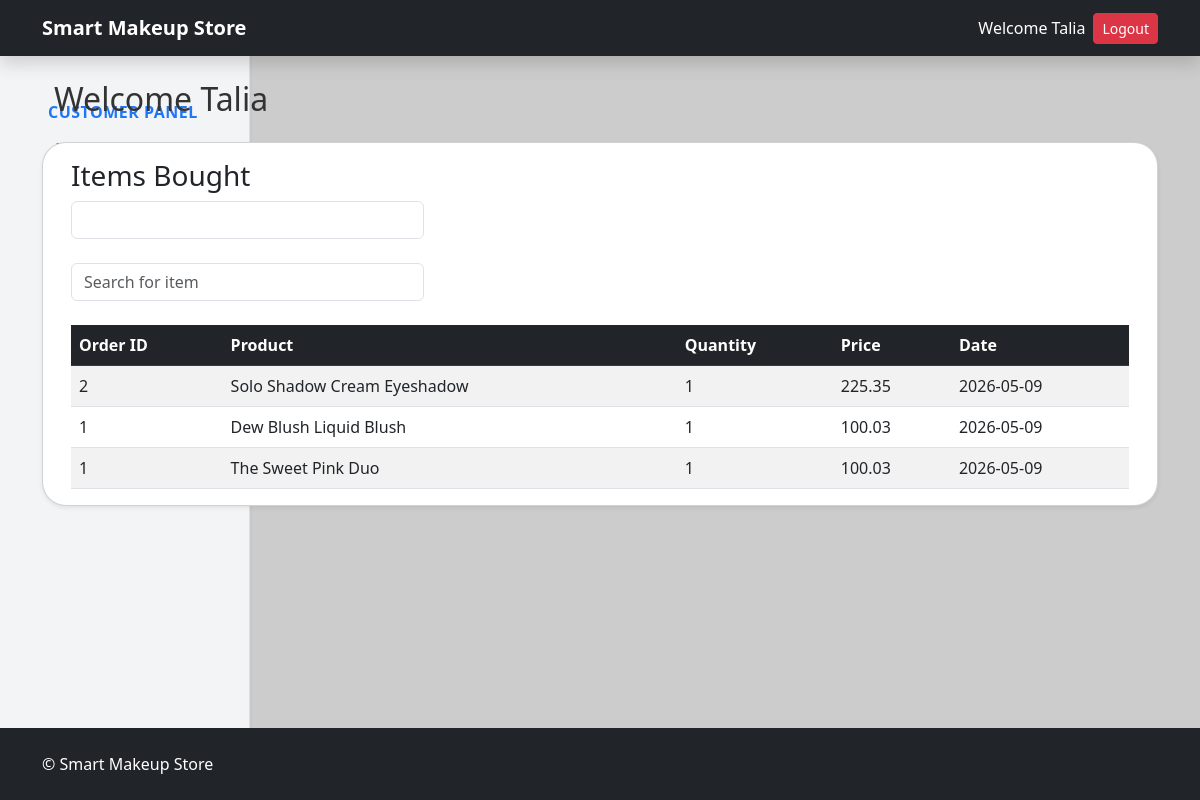
The app's page /customers/my-profile/ (signed in), older data.
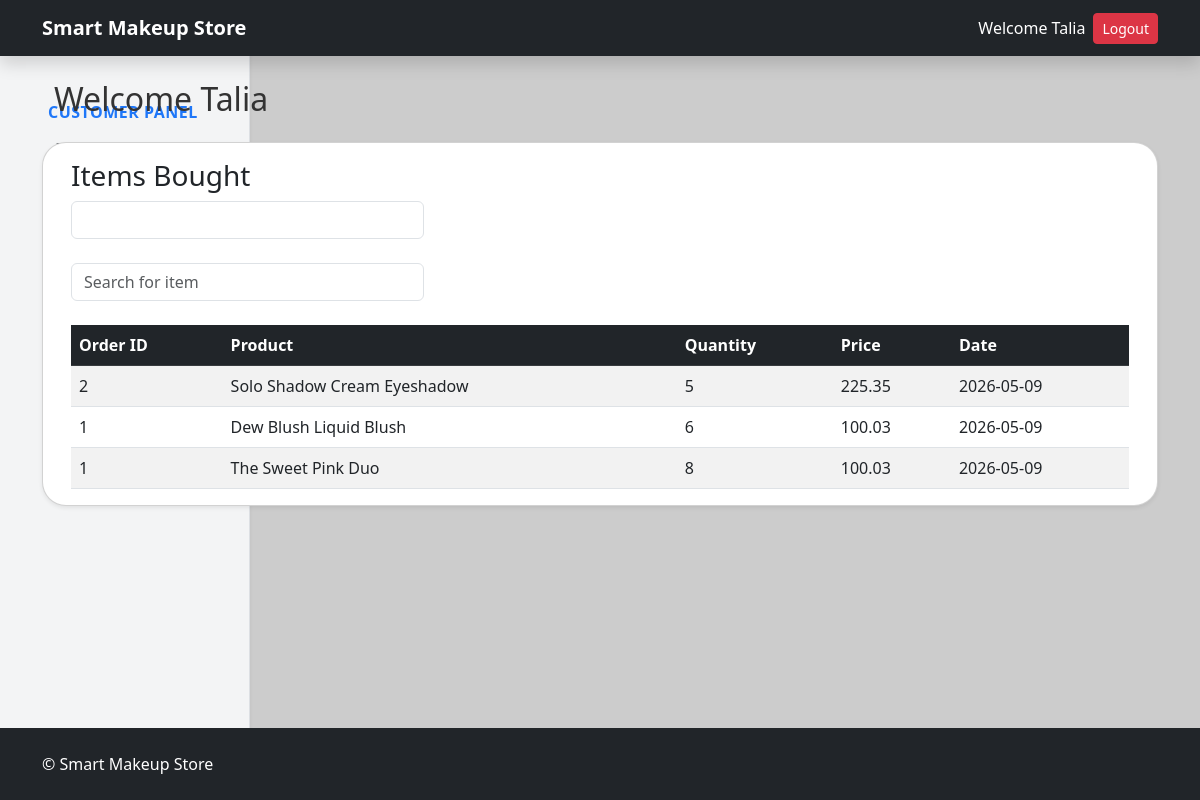
The same page, newer data.
### tables this page shows
CREATE TABLE order_products (
            order_product_id INTEGER PRIMARY KEY AUTOINCREMENT,
            order_id INTEGER NOT NULL,
            product_id INTEGER NOT NULL,
            order_product_quantity INTEGER NOT NULL,
            order_product_unit_price REAL DEFAULT NULL,
            FOREIGN KEY(order_id) REFERENCES orders(order_id),
            FOREIGN KEY(product_id) REFERENCES products(product_id)
        );

CREATE TABLE orders (
            order_id INTEGER PRIMARY KEY AUTOINCREMENT,
            user_id INTEGER,
            order_total REAL NOT NULL,
            payment_method TEXT,
            order_status TEXT DEFAULT 'PENDING',
            order_created_at DATETIME DEFAULT CURRENT_TIMESTAMP, customer_email TEXT,
            FOREIGN KEY(user_id) REFERENCES users(user_id)
        );

CREATE TABLE products (
            product_id INTEGER PRIMARY KEY AUTOINCREMENT,
            category_id INTEGER DEFAULT NULL,
            product_name TEXT NOT NULL,
            product_description TEXT DEFAULT NULL,
            product_price REAL NOT NULL,
            product_company TEXT,
            product_stock_quantity INTEGER DEFAULT 0,
            product_created_at DATETIME DEFAULT CURRENT_TIMESTAMP,
            product_updated_at DATETIME,
            FOREIGN KEY(category_id) REFERENCES categories(category_id)
        );

### routes/store.py (the view)
@app.route('/customers/my-profile/')
def customersDashboard():
    storeDb = db.getDB()
    rows = storeDb.execute('''
        SELECT o.order_id, o.order_status, o.payment_method, o.order_total,
               DATE(o.order_created_at) as date,
               p.product_name, p.product_price, op.order_product_quantity
        FROM orders o
        LEFT JOIN order_products op ON op.order_id = o.order_id
        LEFT JOIN products p ON op.product_id = p.product_id
        WHERE o.user_id = ?
        ORDER BY o.order_created_at DESC
    ''', (session['user_id'],)).fetchall()
    storeDb.close()
    return render_template('customerDashboard.html', user_orders= rows )

### models/database.py (called while the page is built)
def getDB():
    conn = sqlite3.connect('store.db', check_same_thread=False)
    conn.row_factory = sqlite3.Row
    return conn

### templates/customerDashboard.html
{% extends "base.html" %} {% block content %}
<div class="container-fluid">
  <div class="row">
    {% include "customerSidebar.html" with context %}
    <div
      class="col-md-9 l-4 col-lg-10"
      data-bs-spy="scroll"
      data-bs-target="#navbar-example3"
      data-bs-offset="100"
      tabindex="0"
    >
      <h2 class="mb-4">Welcome {{session['user_first_name']}}</h2>
    </div>
    {% if user_orders|length == 0 %}
    <div class="alert alert-warning">No orders found yet.</div>
    {% else %}
    <div class="card shadow-sm">
      <div class="card-body p-3">
        <h3>Items Bought</h3>
        {% include "dateRangePickerItems.html" with context %}
        <table class="table table-striped table-hover mb-0">
          <thead class="table-dark">
            <tr>
              <th>Order ID</th>
              <th>Product</th>
              <th>Quantity</th>
              <th>Price</th>
              <th>Date</th>
            </tr>
          </thead>
          <tbody id="tableBody">
            {% for order in user_orders %}
            <tr>
              <td>{{ order.order_id }}</td>
              <td>{{ order.product_name }}</td>
              <td>{{ order.order_product_quantity }}</td>
              <td>{{ order.order_total }}</td>
              <td>{{ order.date }}</td>
            </tr>
            {% endfor %}
          </tbody>
        </table>
      </div>
    </div>
    {% endif %}
  </div>
</div>
{% endblock %}

Row changes from the older to the newer data that the page shows:
changed order_products "Solo Shadow Cream Eyeshadow": order_product_quantity "1" → "5"
changed order_products "Dew Blush Liquid Blush": order_product_quantity "1" → "6"
changed order_products "The Sweet Pink Duo": order_product_quantity "1" → "8"
